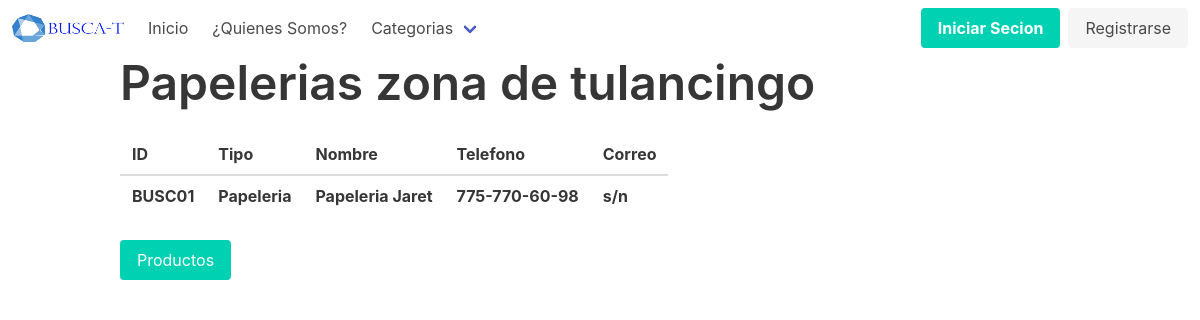
The page /Proyecto/papelerias.php on the database its author committed.
### tables this page shows
CREATE TABLE tienda(
    id_tienda varchar(25) not null primary key,
    tipotienda varchar(25) not null,
    nombretienda varchar(100) not null,
    telefono varchar(25) not null,
    correo varchar(50) not null
);

### Proyecto/papelerias_view.php (the view)
<?php
    $datos = new SQLite3("tiendas.db");
    $resultado = $datos->query("SELECT * FROM tienda;");
    $table = "
        <table class='table'>
            <thead>
            <tr>
                <th>ID</th>
                <th>Tipo</th>
                <th>Nombre</th>
                <th>Telefono</th>
                <th>Correo</th>
            </tr>
            </thead>
    ";
    print($table);
    while ($row = $resultado->fetchArray()) {
        $id_tienda = $row['id_tienda'];
        $tipotienda = $row['tipotienda'];
        $nombretienda = $row['nombretienda'];
        $telefono = $row ['telefono'];
        $correo = $row ['correo'];
        $table="
            <tr>
                <th>$id_tienda</th>
                <th>$tipotienda</th>
                <th>$nombretienda</th>
                <th>$telefono</th>
                <th>$correo</th>
            </tr>
        ";
        print($table);
    }
    print('</table>');
?>

### rows shown on the page
tienda: id_tienda "BUSC01", tipotienda "Papeleria", nombretienda "Papeleria Jaret", telefono "775-770-60-98", correo "s/n"
